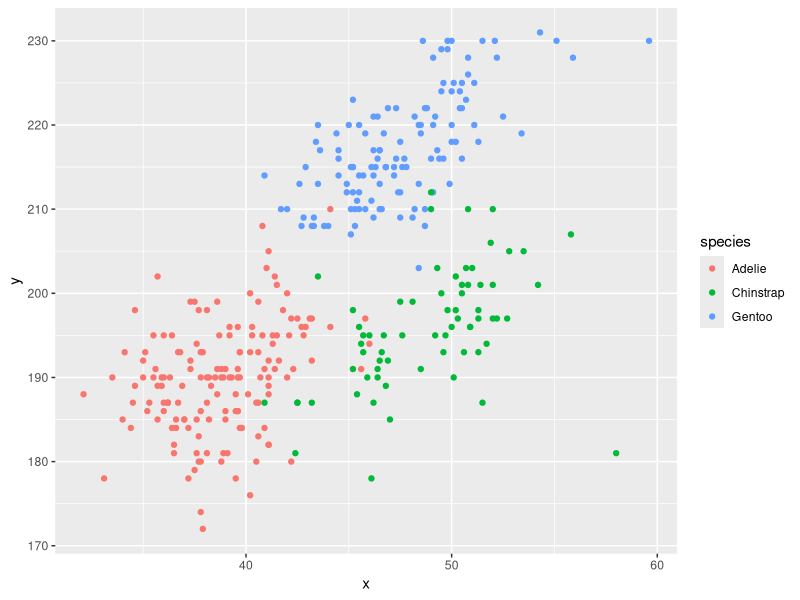
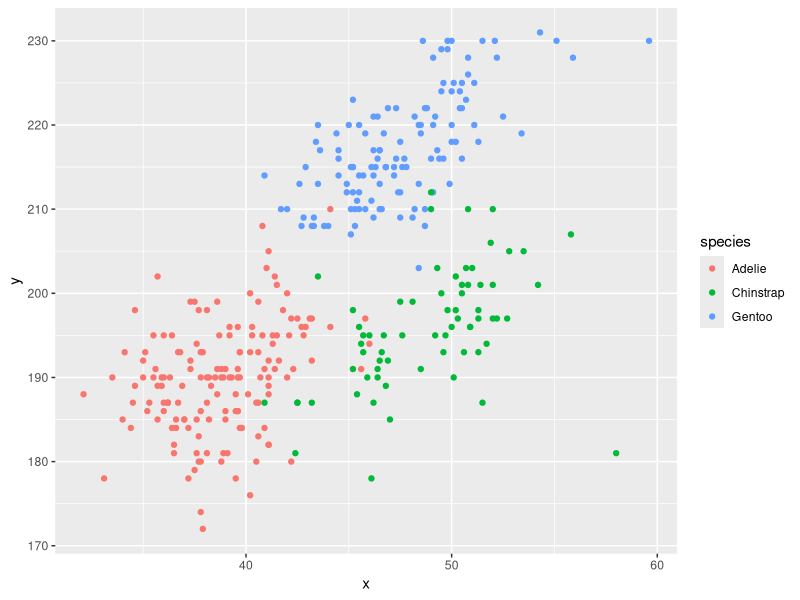

Write R code to recreate these figures, in order.
## ---- chunk 1
data("penguins", package = "palmerpenguins")
## ---- chunk 2
library (tidyverse)
# the data in this dataset, including names / values of important variables:
# species, Island, bill_length_mm, bill_depth_mm, flipper_length_mm, body_mass_g, sex, year
# the size of the dataset:
nrow(penguins)
ncol(penguins)
# 344 rows, 8 columns
# the mean flipper length:
mean((penguins$flipper_length_mm),na.rm = TRUE)
# 200.9152
## ---- chunk 3
library(ggplot2)
x = (penguins$bill_length_mm)
y = (penguins$flipper_length_mm)
ggplot(penguins, aes(x=x, y=y, color = species)) + geom_point()

ggsave("species_plot.pdf")
## ---- chunk 4
library(tidyverse)
plot_df = tibble(
  a = rnorm(10), 
  b = a>0, 
  c ="wetuinvgfj", 
  d =factor(c("High", "High", "High", "medium", "medium","medium", "low", "low", "low", "low"))
         )
mean(plot_df$a)
mean(plot_df$b)
pull(plot_df,d)
#mean c&d can't run because they are not number can't calculate the mean of them
